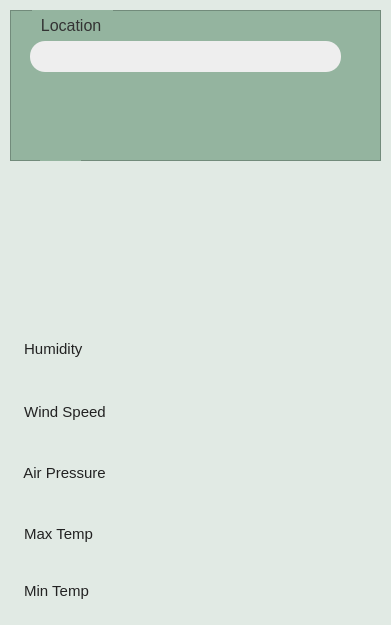
<?xml version="1.0" encoding="UTF-8"?>
<ui version="4.0">
 <class>MainWindow</class>
 <widget class="QMainWindow" name="MainWindow">
  <property name="geometry">
   <rect>
    <x>0</x>
    <y>0</y>
    <width>391</width>
    <height>625</height>
   </rect>
  </property>
  <property name="windowTitle">
   <string>Weather</string>
  </property>
  <property name="windowIcon">
   <iconset>
    <normaloff>icons8-weather-100.png</normaloff>icons8-weather-100.png</iconset>
  </property>
  <property name="styleSheet">
   <string notr="true">background-color: rgb(225, 234, 228);
</string>
  </property>
  <widget class="QWidget" name="centralwidget">
   <widget class="QFrame" name="frame">
    <property name="geometry">
     <rect>
      <x>10</x>
      <y>10</y>
      <width>371</width>
      <height>151</height>
     </rect>
    </property>
    <property name="font">
     <font>
      <pointsize>10</pointsize>
     </font>
    </property>
    <property name="styleSheet">
     <string notr="true">background-color: rgb(148, 180, 159);</string>
    </property>
    <property name="frameShape">
     <enum>QFrame::StyledPanel</enum>
    </property>
    <property name="frameShadow">
     <enum>QFrame::Raised</enum>
    </property>
    <widget class="QLineEdit" name="le_search">
     <property name="geometry">
      <rect>
       <x>20</x>
       <y>31</y>
       <width>311</width>
       <height>31</height>
      </rect>
     </property>
     <property name="font">
      <font>
       <pointsize>12</pointsize>
      </font>
     </property>
     <property name="styleSheet">
      <string notr="true">background-color: rgb(238, 238, 238);
border-radius: 15px;</string>
     </property>
     <property name="frame">
      <bool>true</bool>
     </property>
     <property name="echoMode">
      <enum>QLineEdit::Normal</enum>
     </property>
     <property name="readOnly">
      <bool>false</bool>
     </property>
    </widget>
    <widget class="QPushButton" name="pb_search">
     <property name="geometry">
      <rect>
       <x>267</x>
       <y>35</y>
       <width>61</width>
       <height>25</height>
      </rect>
     </property>
     <property name="cursor">
      <cursorShape>PointingHandCursor</cursorShape>
     </property>
     <property name="styleSheet">
      <string notr="true">border-radius: 10px;
background-color: rgb(238, 238, 238);</string>
     </property>
     <property name="text">
      <string/>
     </property>
     <property name="icon">
      <iconset>
       <normaloff>icons8-search-50.png</normaloff>icons8-search-50.png</iconset>
     </property>
     <property name="iconSize">
      <size>
       <width>25</width>
       <height>25</height>
      </size>
     </property>
    </widget>
    <widget class="QLabel" name="lbl_city">
     <property name="geometry">
      <rect>
       <x>31</x>
       <y>70</y>
       <width>291</width>
       <height>31</height>
      </rect>
     </property>
     <property name="font">
      <font>
       <pointsize>14</pointsize>
      </font>
     </property>
     <property name="styleSheet">
      <string notr="true">color: rgb(51, 51, 51);</string>
     </property>
     <property name="text">
      <string/>
     </property>
    </widget>
    <widget class="QLabel" name="lbl_location">
     <property name="geometry">
      <rect>
       <x>22</x>
       <y>0</y>
       <width>81</width>
       <height>31</height>
      </rect>
     </property>
     <property name="font">
      <font>
       <pointsize>12</pointsize>
      </font>
     </property>
     <property name="styleSheet">
      <string notr="true">color: rgb(51, 51, 51);</string>
     </property>
     <property name="text">
      <string>  Location</string>
     </property>
    </widget>
    <widget class="QLabel" name="lbl_day">
     <property name="geometry">
      <rect>
       <x>30</x>
       <y>100</y>
       <width>71</width>
       <height>21</height>
      </rect>
     </property>
     <property name="font">
      <font>
       <pointsize>11</pointsize>
      </font>
     </property>
     <property name="styleSheet">
      <string notr="true">color: rgb(51, 51, 51);</string>
     </property>
     <property name="text">
      <string/>
     </property>
    </widget>
    <widget class="QLabel" name="lbl_date">
     <property name="geometry">
      <rect>
       <x>110</x>
       <y>100</y>
       <width>51</width>
       <height>21</height>
      </rect>
     </property>
     <property name="font">
      <font>
       <pointsize>11</pointsize>
      </font>
     </property>
     <property name="styleSheet">
      <string notr="true">color: rgb(51, 51, 51);</string>
     </property>
     <property name="text">
      <string/>
     </property>
    </widget>
    <widget class="QLabel" name="lbl_time">
     <property name="geometry">
      <rect>
       <x>30</x>
       <y>120</y>
       <width>41</width>
       <height>31</height>
      </rect>
     </property>
     <property name="font">
      <font>
       <pointsize>10</pointsize>
      </font>
     </property>
     <property name="styleSheet">
      <string notr="true">color: rgb(51, 51, 51);</string>
     </property>
     <property name="text">
      <string/>
     </property>
    </widget>
   </widget>
   <widget class="QLabel" name="lbl_weather">
    <property name="geometry">
     <rect>
      <x>50</x>
      <y>190</y>
      <width>121</width>
      <height>111</height>
     </rect>
    </property>
    <property name="font">
     <font>
      <pointsize>8</pointsize>
     </font>
    </property>
    <property name="styleSheet">
     <string notr="true"/>
    </property>
    <property name="text">
     <string/>
    </property>
   </widget>
   <widget class="QLabel" name="lbl_temp">
    <property name="geometry">
     <rect>
      <x>200</x>
      <y>240</y>
      <width>111</width>
      <height>71</height>
     </rect>
    </property>
    <property name="font">
     <font>
      <family>Dubai Light</family>
      <pointsize>28</pointsize>
      <weight>50</weight>
      <italic>false</italic>
      <bold>false</bold>
     </font>
    </property>
    <property name="styleSheet">
     <string notr="true">font:28pt &quot;Dubai Light&quot;;
color: rgb(34, 34, 34);
</string>
    </property>
    <property name="text">
     <string/>
    </property>
   </widget>
   <widget class="QLabel" name="lbl_description">
    <property name="geometry">
     <rect>
      <x>165</x>
      <y>200</y>
      <width>218</width>
      <height>31</height>
     </rect>
    </property>
    <property name="font">
     <font>
      <pointsize>11</pointsize>
      <weight>50</weight>
      <italic>false</italic>
      <bold>false</bold>
      <kerning>true</kerning>
     </font>
    </property>
    <property name="styleSheet">
     <string notr="true">color: rgb(34, 34, 34);
</string>
    </property>
    <property name="text">
     <string/>
    </property>
   </widget>
   <widget class="QLabel" name="lbl_h3">
    <property name="geometry">
     <rect>
      <x>296</x>
      <y>336</y>
      <width>75</width>
      <height>25</height>
     </rect>
    </property>
    <property name="font">
     <font>
      <pointsize>11</pointsize>
     </font>
    </property>
    <property name="styleSheet">
     <string notr="true">color: rgb(34, 34, 34);</string>
    </property>
    <property name="text">
     <string/>
    </property>
   </widget>
   <widget class="QLabel" name="lbl_ws3">
    <property name="geometry">
     <rect>
      <x>296</x>
      <y>399</y>
      <width>75</width>
      <height>25</height>
     </rect>
    </property>
    <property name="font">
     <font>
      <pointsize>11</pointsize>
     </font>
    </property>
    <property name="styleSheet">
     <string notr="true">color: rgb(34, 34, 34);</string>
    </property>
    <property name="text">
     <string/>
    </property>
   </widget>
   <widget class="QLabel" name="lbl_h1">
    <property name="geometry">
     <rect>
      <x>20</x>
      <y>336</y>
      <width>100</width>
      <height>25</height>
     </rect>
    </property>
    <property name="font">
     <font>
      <pointsize>11</pointsize>
     </font>
    </property>
    <property name="styleSheet">
     <string notr="true">color: rgb(34, 34, 34);</string>
    </property>
    <property name="text">
     <string> Humidity</string>
    </property>
   </widget>
   <widget class="QLabel" name="lbl_ws1">
    <property name="geometry">
     <rect>
      <x>20</x>
      <y>399</y>
      <width>100</width>
      <height>25</height>
     </rect>
    </property>
    <property name="font">
     <font>
      <pointsize>11</pointsize>
     </font>
    </property>
    <property name="styleSheet">
     <string notr="true">color: rgb(34, 34, 34);</string>
    </property>
    <property name="text">
     <string> Wind Speed</string>
    </property>
   </widget>
   <widget class="QLabel" name="lbl_ap3">
    <property name="geometry">
     <rect>
      <x>296</x>
      <y>460</y>
      <width>75</width>
      <height>25</height>
     </rect>
    </property>
    <property name="font">
     <font>
      <pointsize>11</pointsize>
     </font>
    </property>
    <property name="styleSheet">
     <string notr="true">color: rgb(34, 34, 34);</string>
    </property>
    <property name="text">
     <string/>
    </property>
   </widget>
   <widget class="QLabel" name="lbl_ap1">
    <property name="geometry">
     <rect>
      <x>20</x>
      <y>460</y>
      <width>100</width>
      <height>25</height>
     </rect>
    </property>
    <property name="font">
     <font>
      <pointsize>11</pointsize>
     </font>
    </property>
    <property name="styleSheet">
     <string notr="true">color: rgb(34, 34, 34);</string>
    </property>
    <property name="text">
     <string> Air Pressure</string>
    </property>
   </widget>
   <widget class="QLabel" name="lbl_maxt1">
    <property name="geometry">
     <rect>
      <x>20</x>
      <y>521</y>
      <width>100</width>
      <height>25</height>
     </rect>
    </property>
    <property name="font">
     <font>
      <pointsize>11</pointsize>
     </font>
    </property>
    <property name="styleSheet">
     <string notr="true">color: rgb(34, 34, 34);</string>
    </property>
    <property name="text">
     <string> Max Temp</string>
    </property>
   </widget>
   <widget class="QLabel" name="lbl_maxt3">
    <property name="geometry">
     <rect>
      <x>296</x>
      <y>521</y>
      <width>75</width>
      <height>25</height>
     </rect>
    </property>
    <property name="font">
     <font>
      <pointsize>11</pointsize>
     </font>
    </property>
    <property name="styleSheet">
     <string notr="true">color: rgb(34, 34, 34);</string>
    </property>
    <property name="text">
     <string/>
    </property>
   </widget>
   <widget class="QLabel" name="lbl_mint3">
    <property name="geometry">
     <rect>
      <x>296</x>
      <y>578</y>
      <width>75</width>
      <height>25</height>
     </rect>
    </property>
    <property name="font">
     <font>
      <pointsize>11</pointsize>
     </font>
    </property>
    <property name="styleSheet">
     <string notr="true">color: rgb(34, 34, 34);</string>
    </property>
    <property name="text">
     <string/>
    </property>
   </widget>
   <widget class="QLabel" name="lbl_mint1">
    <property name="geometry">
     <rect>
      <x>20</x>
      <y>578</y>
      <width>100</width>
      <height>25</height>
     </rect>
    </property>
    <property name="font">
     <font>
      <pointsize>11</pointsize>
     </font>
    </property>
    <property name="styleSheet">
     <string notr="true">color: rgb(34, 34, 34);</string>
    </property>
    <property name="text">
     <string> Min Temp</string>
    </property>
   </widget>
   <widget class="QLabel" name="lbl_h2">
    <property name="geometry">
     <rect>
      <x>169</x>
      <y>322</y>
      <width>51</width>
      <height>51</height>
     </rect>
    </property>
    <property name="text">
     <string/>
    </property>
    <property name="pixmap">
     <pixmap>icons8-humidity-53.png</pixmap>
    </property>
   </widget>
   <widget class="QLabel" name="lbl_ws2">
    <property name="geometry">
     <rect>
      <x>169</x>
      <y>388</y>
      <width>51</width>
      <height>51</height>
     </rect>
    </property>
    <property name="text">
     <string/>
    </property>
    <property name="pixmap">
     <pixmap>icons8-wind-53.png</pixmap>
    </property>
   </widget>
   <widget class="QLabel" name="lbl_ap2">
    <property name="geometry">
     <rect>
      <x>169</x>
      <y>449</y>
      <width>47</width>
      <height>51</height>
     </rect>
    </property>
    <property name="text">
     <string/>
    </property>
    <property name="pixmap">
     <pixmap>icons8-pressure-48.png</pixmap>
    </property>
   </widget>
   <widget class="QLabel" name="lbl_maxt2">
    <property name="geometry">
     <rect>
      <x>164</x>
      <y>509</y>
      <width>51</width>
      <height>51</height>
     </rect>
    </property>
    <property name="text">
     <string/>
    </property>
    <property name="pixmap">
     <pixmap>icons8-high-temperature-53.png</pixmap>
    </property>
   </widget>
   <widget class="QLabel" name="lbl_mint2">
    <property name="geometry">
     <rect>
      <x>164</x>
      <y>570</y>
      <width>51</width>
      <height>51</height>
     </rect>
    </property>
    <property name="text">
     <string/>
    </property>
    <property name="pixmap">
     <pixmap>icons8-low-temperature-53.png</pixmap>
    </property>
   </widget>
  </widget>
 </widget>
 <resources/>
 <connections/>
</ui>
